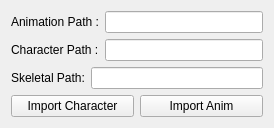
<?xml version="1.0" encoding="UTF-8"?>
<ui version="4.0">
 <class>Form</class>
 <widget class="QWidget" name="Form">
  <property name="geometry">
   <rect>
    <x>0</x>
    <y>0</y>
    <width>274</width>
    <height>127</height>
   </rect>
  </property>
  <property name="windowTitle">
   <string>Form</string>
  </property>
  <layout class="QVBoxLayout" name="verticalLayout">
   <item>
    <layout class="QHBoxLayout" name="horizontalLayout">
     <item>
      <widget class="QLabel" name="label">
       <property name="text">
        <string>Animation Path :</string>
       </property>
      </widget>
     </item>
     <item>
      <widget class="QLineEdit" name="animAssetPath_lineEdit"/>
     </item>
    </layout>
   </item>
   <item>
    <layout class="QHBoxLayout" name="horizontalLayout_3">
     <item>
      <widget class="QLabel" name="label_3">
       <property name="text">
        <string>Character Path :</string>
       </property>
      </widget>
     </item>
     <item>
      <widget class="QLineEdit" name="characterAssetPath_lineEdit"/>
     </item>
    </layout>
   </item>
   <item>
    <layout class="QHBoxLayout" name="horizontalLayout_2">
     <item>
      <widget class="QLabel" name="label_2">
       <property name="text">
        <string>Skeletal Path:</string>
       </property>
      </widget>
     </item>
     <item>
      <widget class="QLineEdit" name="skeletalPath_lineEdit"/>
     </item>
    </layout>
   </item>
   <item>
    <layout class="QHBoxLayout" name="horizontalLayout_4">
     <item>
      <widget class="QPushButton" name="importCharacter_pushButton">
       <property name="text">
        <string>Import Character</string>
       </property>
      </widget>
     </item>
     <item>
      <widget class="QPushButton" name="importAnim_pushButton">
       <property name="text">
        <string>Import Anim</string>
       </property>
      </widget>
     </item>
    </layout>
   </item>
  </layout>
 </widget>
 <resources/>
 <connections/>
</ui>
